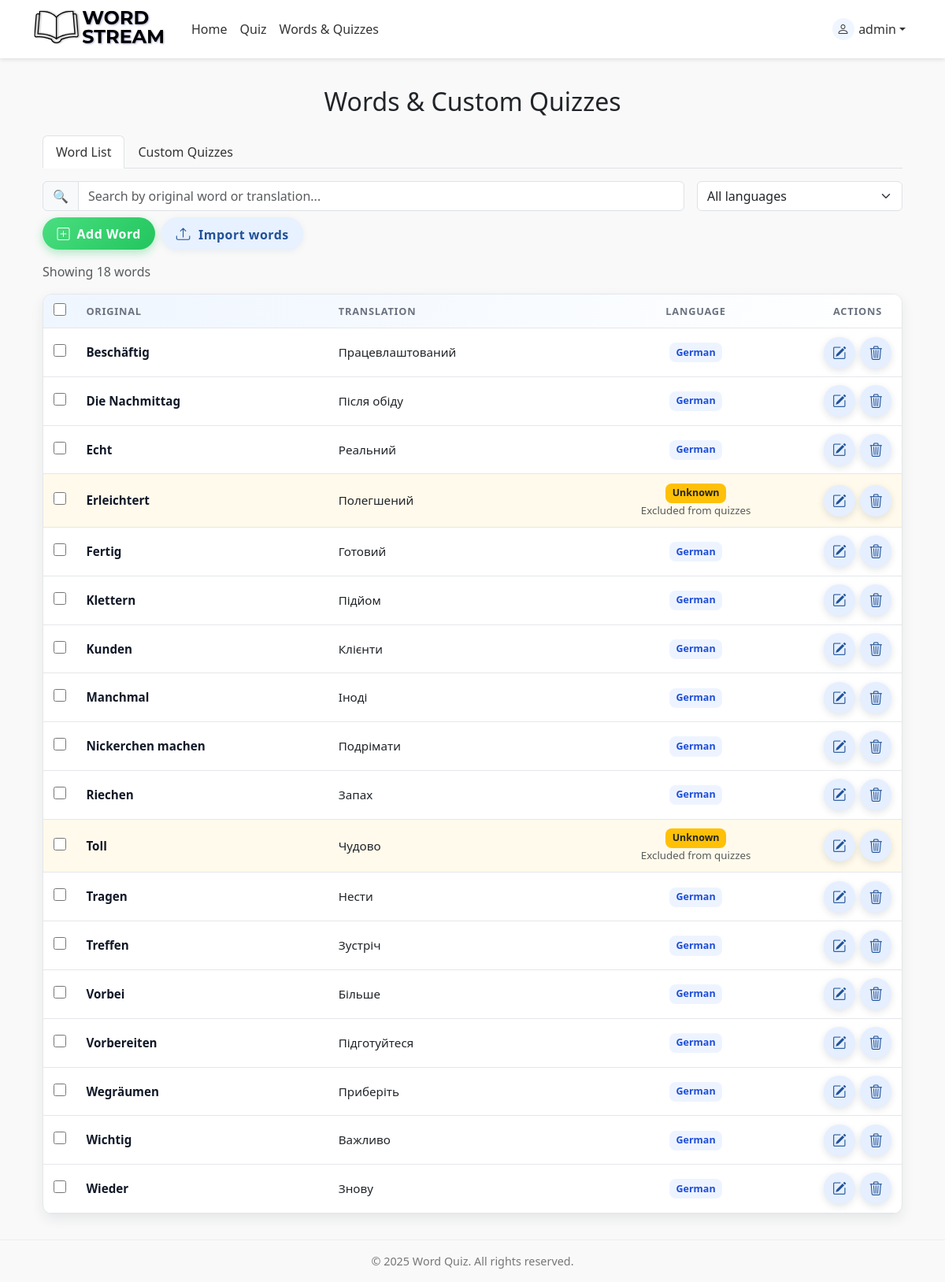
Page /word_list/ (signed in) on the committed database.
### quiz/models.py (models this page shows, shortened)
class Word(models.Model):
    LANGUAGE_CHOICES = [
        ("de", "German"),
        ("en", "English"),
        ("uk", "Ukrainian"),
        ("pl", "Polish"),
        ("fr", "French"),
        ("es", "Spanish"),
    ]
    owner = models.ForeignKey(
        User,
        on_delete=models.CASCADE,
        related_name="words",
        null=True,       # temporary so old rows are allowed
        blank=True,      # same
    )
    original_word = models.CharField(max_length=100)
    translation = models.CharField(max_length=100)
    language = models.CharField(
        max_length=5,
        choices=LANGUAGE_CHOICES,
        default="de",
        blank=True,      # empty string means "unknown"
    )
    is_quizable = models.BooleanField(default=True)
    times_quizzed = models.IntegerField(default=0)
    correct_answers = models.IntegerField(default=0)
    timeout = models.IntegerField(default=0)
    class Meta:
        unique_together = ("owner", "original_word", "language")

### quiz/views.py (the view, shortened to what this page needs)
# urls.py: path('word_list/', views.word_list, name='word_list'),
@login_required
def word_list(request):
    query = request.GET.get('q', '').strip()
    language = request.GET.get('language', '').strip()
    qs = (
        Word.objects
        .filter(owner=request.user)
        .annotate(original_lower=Lower("original_word"))
        .order_by("original_lower")
    )
    if language:
        if language == "__unknown__":
            qs = qs.filter(Q(language__isnull=True) | Q(language=""))
        else:
            qs = qs.filter(language=language)
    all_words = list(qs)
    if query:
        q = query.casefold()
        words = [
            w for w in all_words
            if q in (w.original_word or "").casefold()
               or q in (w.translation or "").casefold()
        ]
    else:
        words = all_words
    custom_quizzes = CustomQuiz.objects.filter(owner=request.user)
    return render(
        request,
        'quiz/words_and_quizzes.html',
        {
            'words': words,
            'query': query,
            'custom_quizzes': custom_quizzes,
            'language_choices': Word.LANGUAGE_CHOICES,
            'selected_language': language,
        }
    )

### quiz/templates/quiz/words_and_quizzes.html (shortened to what this page needs)
{% extends "base.html" %}
{% load static %}
{% block content %}
<div class="container mt-1">
  <h2 class="mb-4 text-center">Words &amp; Custom Quizzes</h2>
  <ul class="nav nav-tabs mb-3" id="listTabs" role="tablist">
    <li class="nav-item" role="presentation">
      <button
        class="nav-link active"
        id="words-tab"
        data-bs-toggle="tab"
        data-bs-target="#words-pane"
        type="button"
        role="tab"
        aria-controls="words-pane"
        aria-selected="true"
      >
        Word List
      </button>
    </li>
    <li class="nav-item" role="presentation">
      <button
        class="nav-link"
        id="quizzes-tab"
        data-bs-toggle="tab"
        data-bs-target="#quizzes-pane"
        type="button"
        role="tab"
        aria-controls="quizzes-pane"
        aria-selected="false"
      >
        Custom Quizzes
      </button>
    </li>
  </ul>
  <div class="tab-content" id="listTabsContent">
    {% include "quiz/partials/words/_words_tab.html" %}
  </div>
</div>
{% endblock %}

### quiz/templates/base.html (shortened to what this page needs)
{% load static %}
<!DOCTYPE html>
<html lang="en">
<head>
    <link rel="stylesheet" href="https://cdn.jsdelivr.net/npm/bootstrap@5.3.3/dist/css/bootstrap.min.css">
    <link rel="stylesheet" href="https://cdn.jsdelivr.net/npm/bootstrap-icons@1.11.3/font/bootstrap-icons.css">
    <link rel="stylesheet" href="{% static 'quiz/css/styles.css' %}">
</head>
<body>
    <nav class="navbar navbar-expand-lg">
        <div class="container">
            <a class="navbar-brand d-flex align-items-center" href="{% url 'quiz:index' %}">
                <img src="{% static 'quiz/images/logo.svg' %}" alt="" class="ws-logo me-2 align-middle">
            </a>
            <div class="collapse navbar-collapse" id="navbarNav">
                <ul class="navbar-nav me-auto mb-2 mb-lg-0">
                    <li class="nav-item">
                        <a class="nav-link" href="{% url 'quiz:index' %}">Home</a>
                    </li>
                    <li class="nav-item">
                        <a class="nav-link" href="{% url 'quiz:quiz' %}">Quiz</a>
                    </li>
                    {% if user.is_authenticated %}
                    <li class="nav-item">
                        <a class="nav-link" href="{% url 'quiz:word_list' %}">
                            Words &amp; Quizzes
                        </a>
                    </li>
                    {% endif %}
                </ul>
                <ul class="navbar-nav ms-auto mb-2 mb-lg-0">
                    {% if user.is_authenticated %}
                    <li class="nav-item dropdown">
                        <a class="nav-link dropdown-toggle d-flex align-items-center" href="#" role="button" data-bs-toggle="dropdown" aria-expanded="false">
                            <span class="user-avatar">
                                <i class="bi bi-person"></i>
                            </span>
                            <span>{{ user.username }}</span>
                        </a>
                    </li>
                    {% endif %}
                </ul>
            </div>
        </div>
    </nav>
    <main class="container">
        {% block content %}
        {% endblock %}
    </main>
    <footer>
        &copy; {% now "Y" %} Word Quiz. All rights reserved.
    </footer>
</body>
</html>

### quiz/templates/quiz/partials/words/_words_tab.html (shortened to what this page needs)
<div
  class="tab-pane fade show active"
  id="words-pane"
  role="tabpanel"
  aria-labelledby="words-tab"
>
  <div class="mb-3">
    <div class="row g-2 g-lg-3 align-items-lg-center mb-2">
      <div class="col-12 col-lg-9">
        <div class="input-group">
          <span class="input-group-text">🔍</span>
          <input
            type="text"
            id="word-search-input"
            class="form-control"
            placeholder="Search by original word or translation..."
            value="{{ query }}"
          >
        </div>
      </div>
      <div class="col-12 col-lg-3">
        <select id="language-filter" class="form-select">
          <option value="" {% if not selected_language %}selected{% endif %}>
            All languages
          </option>
        </select>
      </div>
    </div>
    <div class="d-flex flex-column flex-sm-row justify-content-start gap-2 mb-1">
      <button
        id="add-word-btn"
        type="button"
        class="btn btn-ws-base btn-ws-success text-nowrap"
      >
        <i class="bi bi-plus-square me-1"></i>
        Add Word
      </button>
      <a
        href="{% url 'quiz:upload_words' %}"
        class="btn btn-ws-base btn-ws-soft btn-ws-icon-label text-nowrap"
      >
        <i class="bi bi-upload"></i>
        Import words
      </a>
    </div>
  </div>
  {% with words|length as word_count %}
    <p class="text-muted mb-3" id="word-count-text">
      Showing
      <span id="word-count-number">{{ word_count }}</span>
      word{% if word_count != 1 %}s{% endif %}
    </p>
  {% endwith %}
  <div class="ws-table-wrapper">
    <div class="ws-table-scroll">
      <table class="ws-table">
        <thead>
          <tr>
            <th class="ws-check-header">
              <input
                type="checkbox"
                id="word-select-all"
                class="ws-check-input"
              >
            </th>
            <th>Original</th>
            <th>Translation</th>
            <th class="ws-lang-header">Language</th>
            <th class="ws-actions-header">Actions</th>
          </tr>
        </thead>
        <tbody id="word-table-body">
          {% for word in words %}
            <tr
              data-id="{{ word.id }}"
              data-language="{{ word.language }}"
              class="{% if not word.language %}ws-row-unknown{% endif %}"
            >
              <td class="ws-check-cell">
                <input
                  type="checkbox"
                  class="ws-check-input word-checkbox"
                >
              </td>
              <td class="ws-col-original">
                {{ word.original_word }}
              </td>
              <td class="ws-col-translation">
                {{ word.translation }}
              </td>
              <td class="ws-lang-cell">
                {% if word.language %}
                  <span class="ws-lang-badge">
                    {{ word.get_language_display }}
                  </span>
                {% else %}
                  <span class="ws-lang-badge ws-lang-badge-unknown">
                    Unknown
                  </span>
                  <span class="text-muted small d-block">
                    Excluded from quizzes
                  </span>
                {% endif %}
              </td>
              <td class="ws-actions-cell">
                <div class="btn-row">
                  <button
                    type="button"
                    class="btn-ws-icon edit edit-btn"
                    title="Edit"
                    aria-label="Edit word"
                  >
                    <i class="bi bi-pencil-square"></i>
                  </button>
                  <button
                    type="button"
                    class="btn-ws-icon delete delete-btn"
                    title="Delete"
                    aria-label="Delete word"
                  >
                    <i class="bi bi-trash3"></i>
                  </button>
                </div>
              </td>
            </tr>
          {% empty %}
            <tr>
              <td colspan="5" class="text-center text-muted py-4">
                No words found.
              </td>
            </tr>
          {% endfor %}
        </tbody>
      </table>
    </div>
  </div>
</div>

### quiz/static/quiz/css/styles.css (style rules this page uses)
body { background-color: #f5f7fb; font-family: system-ui, -apple-system, BlinkMacSystemFont, "Segoe UI", sans-serif; }
.btn-row { display: flex; flex-wrap: wrap; gap: 0.75rem; }
.btn-ws-base { border-radius: 999px; font-weight: 600; letter-spacing: 0.03em; padding-inline: 1.15rem; padding-block: 0.45rem; border-width: 0; box-shadow: 0 4px 10px rgba(15, 35, 52, 0.1); transition: background-color 0.3s ease, color 0.3s ease, box-shadow 0.3s ease, transform 0.12s ease; }
.btn-ws-soft { background-color: #e7f1ff; color: #215298; box-shadow: 0 2px 8px rgba(23, 60, 117, 0.08); }
.btn-ws-success { background: linear-gradient(135deg, #4ade80, #22c55e); color: #ffffff; box-shadow: 0 4px 12px rgba(34, 197, 94, 0.35); }
.btn-ws-icon { width: 2.5rem; height: 2.5rem; border-radius: 50%; display: inline-flex; align-items: center; justify-content: center; padding: 0; background-color: #e5efff; color: #215298; box-shadow: 0 3px 10px rgba(15, 35, 52, 0.12); }
.btn-ws-icon i { font-size: 1.1rem; }
.btn-ws-icon-label i { margin-right: 0.35rem; font-size: 1.1rem; }
.ws-logo { height: 48px; display: inline-block; vertical-align: middle; transform: translateY(-2px); }
.ws-table-wrapper { margin: 0 auto; max-width: 100%; border: 1px solid #e5e7eb; border-radius: 12px; background: #ffffff; overflow: hidden; box-shadow: 0 6px 16px rgba(15, 35, 52, 0.08); }
.ws-table-scroll { overflow-x: auto; width: 100%; }
table.ws-table { width: 100%; border-collapse: collapse; font-size: 0.95rem; }
.ws-table thead { background: linear-gradient(to right, #eff6ff, #ffffff); }
.ws-table thead th { padding: 0.65rem 0.8rem; border-bottom: 1px solid #e5e7eb; font-size: 0.8rem; text-transform: uppercase; letter-spacing: 0.06em; font-weight: 600; color: #6b7280; white-space: nowrap; }
.ws-lang-header { text-align: center; vertical-align: middle; }
.ws-table tbody td { padding: 0.65rem 0.8rem; border-bottom: 1px solid #e5e7eb; vertical-align: middle; }
.ws-col-original { white-space: nowrap; overflow: hidden; text-overflow: ellipsis; max-width: 200px; font-weight: 600; color: #111827; }
.ws-col-translation { white-space: normal; }
.ws-check-header, .ws-check-cell { width: 40px; text-align: center; }
.ws-check-input { width: 16px; height: 16px; cursor: pointer; accent-color: #3180ed; }
.ws-lang-cell { text-align: center; vertical-align: middle; }
.ws-lang-badge { display: inline-block; padding: 0.2rem 0.55rem; border-radius: 8px; background-color: #eef4ff; color: #1d4ed8; font-size: 0.78rem; font-weight: 600; }
.ws-actions-cell { white-space: nowrap; width: 1%; text-align: right; vertical-align: middle; }
.ws-actions-cell .btn-row { display: inline-flex; flex-wrap: nowrap; align-items: center; gap: 0.4rem; }
.ws-actions-cell .btn-ws-icon { border: none; outline: none; }
.ws-actions-header { text-align: center; vertical-align: middle; }
.ws-row-unknown { background-color: rgba(255, 193, 7, 0.08); }
.ws-lang-badge-unknown { background-color: #ffc107; color: #212529; }

### quiz/templates/base.html (style rules this page uses)
body { background-color: #f9f9f9; font-family: system-ui, sans-serif; max-width: 100%; overflow-x: hidden; }
main { padding: 2rem 1rem; min-height: 80vh; }
footer { text-align: center; color: #777; padding: 1rem 0; border-top: 1px solid #eee; font-size: 0.9rem; }
nav.navbar { background-color: #ffffff; box-shadow: 0 2px 5px rgba(0, 0, 0, 0.1); }
.navbar-brand { font-weight: 600; font-size: 1.3rem; }
.nav-link { color: #333 !important; font-weight: 500; }
.user-avatar { width: 28px; height: 28px; border-radius: 50%; background: #0d6efd10; display: inline-flex; align-items: center; justify-content: center; margin-right: 0.35rem; }
.user-avatar i { font-size: 1rem; }

### rows in the picture
Word: original_word "Beschäftig", translation "Працевлаштований", language "German"
Word: original_word "Die Nachmittag", translation "Після обіду", language "German"
Word: original_word "Echt", translation "Реальний", language "German"
Word: original_word "Erleichtert", translation "Полегшений", language "Unknown"
Word: original_word "Fertig", translation "Готовий", language "German"
Word: original_word "Klettern", translation "Підйом", language "German"
Word: original_word "Kunden", translation "Клієнти", language "German"
Word: original_word "Manchmal", translation "Іноді", language "German"
Word: original_word "Nickerchen machen", translation "Подрімати", language "German"
Word: original_word "Riechen", translation "Запах", language "German"
Word: original_word "Toll", translation "Чудово", language "Unknown"
Word: original_word "Tragen", translation "Нести", language "German"
Word: original_word "Treffen", translation "Зустріч", language "German"
Word: original_word "Vorbei", translation "Більше", language "German"
Word: original_word "Vorbereiten", translation "Підготуйтеся", language "German"
Word: original_word "Wegräumen", translation "Приберіть", language "German"
Word: original_word "Wichtig", translation "Важливо", language "German"
Word: original_word "Wieder", translation "Знову", language "German"

### other values in the picture
{{ user.username }} "admin"
{{ word_count }} "18"
